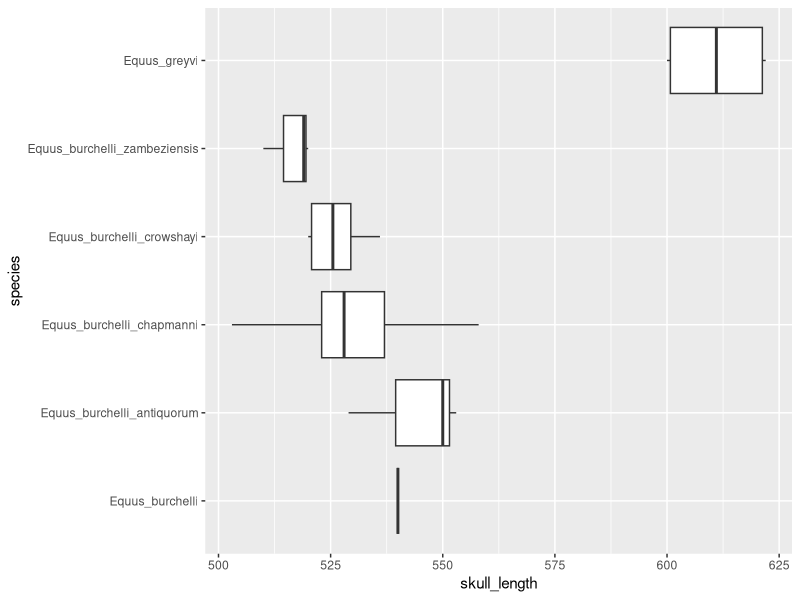

Source code (R):
## ---- chunk 1
knitr::opts_chunk$set(echo = FALSE, message = FALSE)
## ---- chunk 2
library(tidyverse)
rawd <- read_csv("./data/2017-05-15_zebra-collection-data.csv")
# looking only at the burcelli species
bur <- rawd %>% filter(!species =="Equus_greyvi")
## ---- chunk 3
library(knitr)
kable(head(iris))
## ---- chunk 4
# Creating a boxplot to look at the variation in skull length in the different species 
box <- ggplot(rawd) +
  geom_boxplot(aes(species, skull_length)) +
  coord_flip()

box
## ---- chunk 5
# creating an attribute table
# library(RCurl)
# eval(parse(text = getURL(
#     "https://raw.githubusercontent.com/annakrystalli/ACCE_RDM/master/R/eml_utils.R",
#     ssl.verifypeer = FALSE)))
# 
# attr_shell <- get_attr_shell(rawd)
# attr_shell
